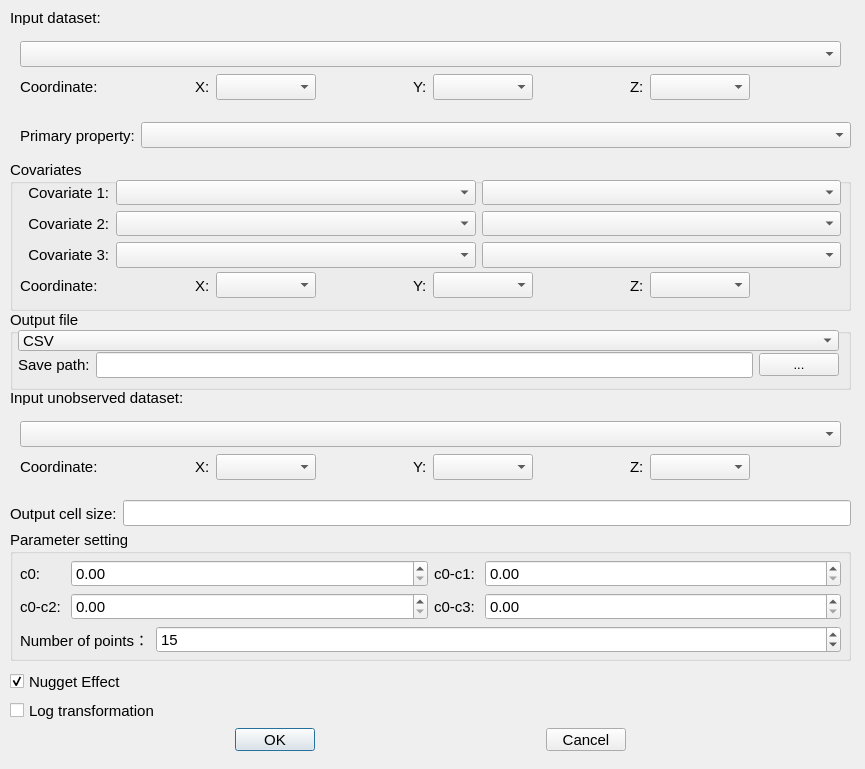
<?xml version="1.0" encoding="UTF-8"?>
<ui version="4.0">
 <class>CoYangCZServiceDialog</class>
 <widget class="QDialog" name="CoYangCZServiceDialog">
  <property name="geometry">
   <rect>
    <x>0</x>
    <y>0</y>
    <width>865</width>
    <height>769</height>
   </rect>
  </property>
  <property name="font">
   <font>
    <pointsize>11</pointsize>
   </font>
  </property>
  <property name="windowTitle">
   <string>CoYangCZ</string>
  </property>
  <widget class="QWidget" name="verticalLayoutWidget">
   <property name="geometry">
    <rect>
     <x>10</x>
     <y>670</y>
     <width>841</width>
     <height>81</height>
    </rect>
   </property>
   <layout class="QVBoxLayout" name="verticalLayout">
    <property name="sizeConstraint">
     <enum>QLayout::SetDefaultConstraint</enum>
    </property>
    <item>
     <widget class="QCheckBox" name="cb_error">
      <property name="text">
       <string>Nugget Effect</string>
      </property>
      <property name="checked">
       <bool>true</bool>
      </property>
      <property name="tristate">
       <bool>false</bool>
      </property>
     </widget>
    </item>
    <item>
     <widget class="QCheckBox" name="cb_log">
      <property name="text">
       <string>Log transformation</string>
      </property>
     </widget>
    </item>
    <item>
     <layout class="QHBoxLayout" name="horizontalLayout_4">
      <item>
       <spacer name="horizontalSpacer_10">
        <property name="orientation">
         <enum>Qt::Horizontal</enum>
        </property>
        <property name="sizeHint" stdset="0">
         <size>
          <width>40</width>
          <height>20</height>
         </size>
        </property>
       </spacer>
      </item>
      <item>
       <widget class="QPushButton" name="btnComfirm">
        <property name="text">
         <string>OK</string>
        </property>
       </widget>
      </item>
      <item>
       <spacer name="horizontalSpacer_9">
        <property name="orientation">
         <enum>Qt::Horizontal</enum>
        </property>
        <property name="sizeHint" stdset="0">
         <size>
          <width>40</width>
          <height>20</height>
         </size>
        </property>
       </spacer>
      </item>
      <item>
       <widget class="QPushButton" name="btnCancel">
        <property name="text">
         <string>Cancel</string>
        </property>
       </widget>
      </item>
      <item>
       <spacer name="horizontalSpacer_11">
        <property name="orientation">
         <enum>Qt::Horizontal</enum>
        </property>
        <property name="sizeHint" stdset="0">
         <size>
          <width>40</width>
          <height>20</height>
         </size>
        </property>
       </spacer>
      </item>
     </layout>
    </item>
   </layout>
  </widget>
  <widget class="QLabel" name="label_22">
   <property name="geometry">
    <rect>
     <x>10</x>
     <y>10</y>
     <width>819</width>
     <height>15</height>
    </rect>
   </property>
   <property name="text">
    <string>Input dataset:</string>
   </property>
  </widget>
  <widget class="QWidget" name="widget" native="true">
   <property name="geometry">
    <rect>
     <x>10</x>
     <y>30</y>
     <width>841</width>
     <height>81</height>
    </rect>
   </property>
   <property name="styleSheet">
    <string notr="true"/>
   </property>
   <widget class="QWidget" name="verticalLayoutWidget_2">
    <property name="geometry">
     <rect>
      <x>10</x>
      <y>10</y>
      <width>821</width>
      <height>61</height>
     </rect>
    </property>
    <layout class="QVBoxLayout" name="verticalLayout_2">
     <item>
      <widget class="QComboBox" name="cmbObPath"/>
     </item>
     <item>
      <layout class="QHBoxLayout" name="horizontalLayout_5">
       <item>
        <widget class="QLabel" name="label_23">
         <property name="text">
          <string>Coordinate:</string>
         </property>
        </widget>
       </item>
       <item>
        <spacer name="horizontalSpacer_16">
         <property name="orientation">
          <enum>Qt::Horizontal</enum>
         </property>
         <property name="sizeHint" stdset="0">
          <size>
           <width>10</width>
           <height>20</height>
          </size>
         </property>
        </spacer>
       </item>
       <item>
        <widget class="QLabel" name="label_24">
         <property name="text">
          <string>X:</string>
         </property>
        </widget>
       </item>
       <item>
        <widget class="QComboBox" name="cmb_x">
         <property name="minimumSize">
          <size>
           <width>100</width>
           <height>0</height>
          </size>
         </property>
         <property name="editable">
          <bool>false</bool>
         </property>
        </widget>
       </item>
       <item>
        <spacer name="horizontalSpacer_17">
         <property name="orientation">
          <enum>Qt::Horizontal</enum>
         </property>
         <property name="sizeHint" stdset="0">
          <size>
           <width>40</width>
           <height>20</height>
          </size>
         </property>
        </spacer>
       </item>
       <item>
        <widget class="QLabel" name="label_25">
         <property name="enabled">
          <bool>true</bool>
         </property>
         <property name="text">
          <string>Y:</string>
         </property>
        </widget>
       </item>
       <item>
        <widget class="QComboBox" name="cmb_y">
         <property name="minimumSize">
          <size>
           <width>100</width>
           <height>0</height>
          </size>
         </property>
         <property name="editable">
          <bool>false</bool>
         </property>
        </widget>
       </item>
       <item>
        <spacer name="horizontalSpacer_18">
         <property name="orientation">
          <enum>Qt::Horizontal</enum>
         </property>
         <property name="sizeHint" stdset="0">
          <size>
           <width>40</width>
           <height>20</height>
          </size>
         </property>
        </spacer>
       </item>
       <item>
        <widget class="QLabel" name="label_26">
         <property name="text">
          <string>Z:</string>
         </property>
        </widget>
       </item>
       <item>
        <widget class="QComboBox" name="cmb_z">
         <property name="minimumSize">
          <size>
           <width>100</width>
           <height>0</height>
          </size>
         </property>
         <property name="editable">
          <bool>false</bool>
         </property>
        </widget>
       </item>
       <item>
        <spacer name="horizontalSpacer_19">
         <property name="orientation">
          <enum>Qt::Horizontal</enum>
         </property>
         <property name="sizeHint" stdset="0">
          <size>
           <width>40</width>
           <height>20</height>
          </size>
         </property>
        </spacer>
       </item>
      </layout>
     </item>
    </layout>
   </widget>
  </widget>
  <widget class="QWidget" name="horizontalLayoutWidget">
   <property name="geometry">
    <rect>
     <x>20</x>
     <y>120</y>
     <width>831</width>
     <height>31</height>
    </rect>
   </property>
   <layout class="QHBoxLayout" name="horizontalLayout_6">
    <item>
     <widget class="QLabel" name="label_27">
      <property name="text">
       <string>Primary property:</string>
      </property>
     </widget>
    </item>
    <item>
     <widget class="QComboBox" name="cmbObVal">
      <property name="enabled">
       <bool>true</bool>
      </property>
      <property name="sizePolicy">
       <sizepolicy hsizetype="Expanding" vsizetype="Fixed">
        <horstretch>0</horstretch>
        <verstretch>0</verstretch>
       </sizepolicy>
      </property>
     </widget>
    </item>
   </layout>
  </widget>
  <widget class="QGroupBox" name="groupBox">
   <property name="geometry">
    <rect>
     <x>10</x>
     <y>160</y>
     <width>841</width>
     <height>151</height>
    </rect>
   </property>
   <property name="title">
    <string>Covariates</string>
   </property>
   <widget class="QWidget" name="layoutWidget">
    <property name="geometry">
     <rect>
      <x>10</x>
      <y>20</y>
      <width>821</width>
      <height>88</height>
     </rect>
    </property>
    <layout class="QGridLayout" name="gridLayout_3">
     <item row="1" column="2">
      <widget class="QComboBox" name="cmb_f1">
       <property name="sizePolicy">
        <sizepolicy hsizetype="MinimumExpanding" vsizetype="Fixed">
         <horstretch>0</horstretch>
         <verstretch>0</verstretch>
        </sizepolicy>
       </property>
      </widget>
     </item>
     <item row="2" column="2">
      <widget class="QComboBox" name="cmb_f2"/>
     </item>
     <item row="1" column="0">
      <widget class="QLabel" name="label_28">
       <property name="text">
        <string>  Covariate 1:</string>
       </property>
      </widget>
     </item>
     <item row="3" column="1">
      <widget class="QComboBox" name="cmb_l3"/>
     </item>
     <item row="3" column="2">
      <widget class="QComboBox" name="cmb_f3"/>
     </item>
     <item row="2" column="0">
      <widget class="QLabel" name="label_33">
       <property name="text">
        <string>  Covariate 2:</string>
       </property>
      </widget>
     </item>
     <item row="1" column="1">
      <widget class="QComboBox" name="cmb_l1">
       <property name="sizePolicy">
        <sizepolicy hsizetype="MinimumExpanding" vsizetype="Fixed">
         <horstretch>0</horstretch>
         <verstretch>0</verstretch>
        </sizepolicy>
       </property>
      </widget>
     </item>
     <item row="3" column="0">
      <widget class="QLabel" name="label_34">
       <property name="text">
        <string>  Covariate 3:</string>
       </property>
      </widget>
     </item>
     <item row="2" column="1">
      <widget class="QComboBox" name="cmb_l2"/>
     </item>
    </layout>
   </widget>
   <widget class="QWidget" name="layoutWidget">
    <property name="geometry">
     <rect>
      <x>10</x>
      <y>110</y>
      <width>821</width>
      <height>31</height>
     </rect>
    </property>
    <layout class="QHBoxLayout" name="horizontalLayout_2">
     <item>
      <widget class="QLabel" name="label_29">
       <property name="text">
        <string>Coordinate:</string>
       </property>
      </widget>
     </item>
     <item>
      <spacer name="horizontalSpacer_12">
       <property name="orientation">
        <enum>Qt::Horizontal</enum>
       </property>
       <property name="sizeHint" stdset="0">
        <size>
         <width>10</width>
         <height>20</height>
        </size>
       </property>
      </spacer>
     </item>
     <item>
      <widget class="QLabel" name="label_18">
       <property name="text">
        <string>X:</string>
       </property>
      </widget>
     </item>
     <item>
      <widget class="QComboBox" name="cmb_x_co">
       <property name="minimumSize">
        <size>
         <width>100</width>
         <height>0</height>
        </size>
       </property>
       <property name="editable">
        <bool>false</bool>
       </property>
      </widget>
     </item>
     <item>
      <spacer name="horizontalSpacer_13">
       <property name="orientation">
        <enum>Qt::Horizontal</enum>
       </property>
       <property name="sizeHint" stdset="0">
        <size>
         <width>40</width>
         <height>20</height>
        </size>
       </property>
      </spacer>
     </item>
     <item>
      <widget class="QLabel" name="label_19">
       <property name="enabled">
        <bool>true</bool>
       </property>
       <property name="text">
        <string>Y:</string>
       </property>
      </widget>
     </item>
     <item>
      <widget class="QComboBox" name="cmb_y_co">
       <property name="minimumSize">
        <size>
         <width>100</width>
         <height>0</height>
        </size>
       </property>
       <property name="editable">
        <bool>false</bool>
       </property>
      </widget>
     </item>
     <item>
      <spacer name="horizontalSpacer_14">
       <property name="orientation">
        <enum>Qt::Horizontal</enum>
       </property>
       <property name="sizeHint" stdset="0">
        <size>
         <width>40</width>
         <height>20</height>
        </size>
       </property>
      </spacer>
     </item>
     <item>
      <widget class="QLabel" name="label_20">
       <property name="text">
        <string>Z:</string>
       </property>
      </widget>
     </item>
     <item>
      <widget class="QComboBox" name="cmb_z_co">
       <property name="minimumSize">
        <size>
         <width>100</width>
         <height>0</height>
        </size>
       </property>
       <property name="editable">
        <bool>false</bool>
       </property>
      </widget>
     </item>
     <item>
      <spacer name="horizontalSpacer_15">
       <property name="orientation">
        <enum>Qt::Horizontal</enum>
       </property>
       <property name="sizeHint" stdset="0">
        <size>
         <width>40</width>
         <height>20</height>
        </size>
       </property>
      </spacer>
     </item>
    </layout>
   </widget>
  </widget>
  <widget class="QGroupBox" name="groupBox_2">
   <property name="geometry">
    <rect>
     <x>10</x>
     <y>310</y>
     <width>841</width>
     <height>80</height>
    </rect>
   </property>
   <property name="title">
    <string>Output file</string>
   </property>
   <widget class="QComboBox" name="cmb_choose">
    <property name="geometry">
     <rect>
      <x>8</x>
      <y>20</y>
      <width>821</width>
      <height>21</height>
     </rect>
    </property>
    <item>
     <property name="text">
      <string>CSV</string>
     </property>
    </item>
    <item>
     <property name="text">
      <string>Surface raster(.tif)</string>
     </property>
    </item>
   </widget>
   <widget class="QWidget" name="layoutWidget_2">
    <property name="geometry">
     <rect>
      <x>8</x>
      <y>40</y>
      <width>821</width>
      <height>30</height>
     </rect>
    </property>
    <layout class="QHBoxLayout" name="horizontalLayout_7">
     <item>
      <widget class="QLabel" name="label_30">
       <property name="text">
        <string>Save path:</string>
       </property>
      </widget>
     </item>
     <item>
      <widget class="QLineEdit" name="lineOutputPath"/>
     </item>
     <item>
      <widget class="QPushButton" name="btnBrowseOutput">
       <property name="font">
        <font>
         <pointsize>10</pointsize>
         <weight>50</weight>
         <bold>false</bold>
        </font>
       </property>
       <property name="text">
        <string>...</string>
       </property>
      </widget>
     </item>
    </layout>
   </widget>
  </widget>
  <widget class="QLabel" name="label_31">
   <property name="geometry">
    <rect>
     <x>10</x>
     <y>390</y>
     <width>819</width>
     <height>15</height>
    </rect>
   </property>
   <property name="text">
    <string>Input unobserved dataset:</string>
   </property>
  </widget>
  <widget class="QWidget" name="widget_2" native="true">
   <property name="geometry">
    <rect>
     <x>10</x>
     <y>410</y>
     <width>841</width>
     <height>81</height>
    </rect>
   </property>
   <property name="sizePolicy">
    <sizepolicy hsizetype="Preferred" vsizetype="Expanding">
     <horstretch>0</horstretch>
     <verstretch>50</verstretch>
    </sizepolicy>
   </property>
   <widget class="QWidget" name="verticalLayoutWidget_4">
    <property name="geometry">
     <rect>
      <x>10</x>
      <y>10</y>
      <width>821</width>
      <height>61</height>
     </rect>
    </property>
    <layout class="QVBoxLayout" name="verticalLayout_4">
     <item>
      <widget class="QComboBox" name="cmb_unknow"/>
     </item>
     <item>
      <layout class="QHBoxLayout" name="horizontalLayout_8">
       <item>
        <widget class="QLabel" name="label_32">
         <property name="text">
          <string>Coordinate:</string>
         </property>
        </widget>
       </item>
       <item>
        <spacer name="horizontalSpacer_20">
         <property name="orientation">
          <enum>Qt::Horizontal</enum>
         </property>
         <property name="sizeHint" stdset="0">
          <size>
           <width>10</width>
           <height>20</height>
          </size>
         </property>
        </spacer>
       </item>
       <item>
        <widget class="QLabel" name="label_35">
         <property name="text">
          <string>X:</string>
         </property>
        </widget>
       </item>
       <item>
        <widget class="QComboBox" name="cmb_x_u">
         <property name="minimumSize">
          <size>
           <width>100</width>
           <height>0</height>
          </size>
         </property>
        </widget>
       </item>
       <item>
        <spacer name="horizontalSpacer_21">
         <property name="orientation">
          <enum>Qt::Horizontal</enum>
         </property>
         <property name="sizeHint" stdset="0">
          <size>
           <width>40</width>
           <height>20</height>
          </size>
         </property>
        </spacer>
       </item>
       <item>
        <widget class="QLabel" name="label_36">
         <property name="enabled">
          <bool>true</bool>
         </property>
         <property name="text">
          <string>Y:</string>
         </property>
        </widget>
       </item>
       <item>
        <widget class="QComboBox" name="cmb_y_u">
         <property name="minimumSize">
          <size>
           <width>100</width>
           <height>0</height>
          </size>
         </property>
        </widget>
       </item>
       <item>
        <spacer name="horizontalSpacer_22">
         <property name="orientation">
          <enum>Qt::Horizontal</enum>
         </property>
         <property name="sizeHint" stdset="0">
          <size>
           <width>40</width>
           <height>20</height>
          </size>
         </property>
        </spacer>
       </item>
       <item>
        <widget class="QLabel" name="label_37">
         <property name="text">
          <string>Z:</string>
         </property>
        </widget>
       </item>
       <item>
        <widget class="QComboBox" name="cmb_z_u">
         <property name="sizePolicy">
          <sizepolicy hsizetype="Preferred" vsizetype="Fixed">
           <horstretch>0</horstretch>
           <verstretch>0</verstretch>
          </sizepolicy>
         </property>
         <property name="minimumSize">
          <size>
           <width>100</width>
           <height>0</height>
          </size>
         </property>
        </widget>
       </item>
       <item>
        <spacer name="horizontalSpacer_23">
         <property name="orientation">
          <enum>Qt::Horizontal</enum>
         </property>
         <property name="sizeHint" stdset="0">
          <size>
           <width>40</width>
           <height>20</height>
          </size>
         </property>
        </spacer>
       </item>
      </layout>
     </item>
    </layout>
   </widget>
  </widget>
  <widget class="QWidget" name="horizontalLayoutWidget_2">
   <property name="geometry">
    <rect>
     <x>10</x>
     <y>500</y>
     <width>841</width>
     <height>27</height>
    </rect>
   </property>
   <layout class="QHBoxLayout" name="horizontalLayout">
    <item>
     <widget class="QLabel" name="label_grid_2">
      <property name="text">
       <string>Output cell size:</string>
      </property>
     </widget>
    </item>
    <item>
     <widget class="QLineEdit" name="line_size"/>
    </item>
   </layout>
  </widget>
  <widget class="QGroupBox" name="groupBox_3">
   <property name="geometry">
    <rect>
     <x>10</x>
     <y>530</y>
     <width>841</width>
     <height>131</height>
    </rect>
   </property>
   <property name="title">
    <string>Parameter setting</string>
   </property>
   <widget class="QWidget" name="formLayoutWidget">
    <property name="geometry">
     <rect>
      <x>10</x>
      <y>30</y>
      <width>821</width>
      <height>93</height>
     </rect>
    </property>
    <layout class="QFormLayout" name="formLayout">
     <item row="1" column="0">
      <widget class="QLabel" name="label_11">
       <property name="text">
        <string>Number of points：</string>
       </property>
      </widget>
     </item>
     <item row="1" column="1">
      <widget class="QSpinBox" name="sb_k_num">
       <property name="minimum">
        <number>1</number>
       </property>
       <property name="maximum">
        <number>9999</number>
       </property>
       <property name="value">
        <number>15</number>
       </property>
      </widget>
     </item>
     <item row="0" column="0" colspan="2">
      <layout class="QGridLayout" name="gridLayout_2">
       <item row="0" column="0">
        <widget class="QLabel" name="label_c1">
         <property name="text">
          <string>c0: </string>
         </property>
        </widget>
       </item>
       <item row="0" column="1">
        <widget class="QDoubleSpinBox" name="dsb_c1">
         <property name="sizePolicy">
          <sizepolicy hsizetype="MinimumExpanding" vsizetype="Fixed">
           <horstretch>0</horstretch>
           <verstretch>0</verstretch>
          </sizepolicy>
         </property>
        </widget>
       </item>
       <item row="0" column="2">
        <widget class="QLabel" name="label_c2">
         <property name="text">
          <string>c0-c1:</string>
         </property>
        </widget>
       </item>
       <item row="1" column="0">
        <widget class="QLabel" name="label_c3">
         <property name="text">
          <string>c0-c2: </string>
         </property>
        </widget>
       </item>
       <item row="1" column="1">
        <widget class="QDoubleSpinBox" name="dsb_c3">
         <property name="sizePolicy">
          <sizepolicy hsizetype="Ignored" vsizetype="Fixed">
           <horstretch>0</horstretch>
           <verstretch>0</verstretch>
          </sizepolicy>
         </property>
        </widget>
       </item>
       <item row="0" column="3">
        <widget class="QDoubleSpinBox" name="dsb_c2">
         <property name="sizePolicy">
          <sizepolicy hsizetype="MinimumExpanding" vsizetype="Fixed">
           <horstretch>0</horstretch>
           <verstretch>0</verstretch>
          </sizepolicy>
         </property>
        </widget>
       </item>
       <item row="1" column="3">
        <widget class="QDoubleSpinBox" name="dsb_c4">
         <property name="sizePolicy">
          <sizepolicy hsizetype="MinimumExpanding" vsizetype="Fixed">
           <horstretch>0</horstretch>
           <verstretch>0</verstretch>
          </sizepolicy>
         </property>
        </widget>
       </item>
       <item row="1" column="2">
        <widget class="QLabel" name="label_c4">
         <property name="text">
          <string>c0-c3: </string>
         </property>
        </widget>
       </item>
      </layout>
     </item>
    </layout>
   </widget>
  </widget>
 </widget>
 <resources/>
 <connections/>
</ui>
